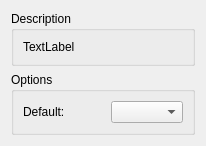
      <widget class="QWidget" name="pageDespeckling">
       <layout class="QVBoxLayout" name="verticalLayout_33">
        <item>
         <widget class="QGroupBox" name="groupBox_44">
          <property name="title">
           <string>Description</string>
          </property>
          <layout class="QVBoxLayout" name="verticalLayout_32">
           <item>
            <widget class="QLabel" name="lblApplyCutDescr_25">
             <property name="text">
              <string>TextLabel</string>
             </property>
             <property name="alignment">
              <set>Qt::AlignLeading|Qt::AlignLeft|Qt::AlignTop</set>
             </property>
             <property name="wordWrap">
              <bool>false</bool>
             </property>
             <property name="textInteractionFlags">
              <set>Qt::LinksAccessibleByMouse|Qt::TextSelectableByKeyboard|Qt::TextSelectableByMouse</set>
             </property>
            </widget>
           </item>
          </layout>
         </widget>
        </item>
        <item>
         <widget class="QGroupBox" name="optDespeckling">
          <property name="title">
           <string>Options</string>
          </property>
          <layout class="QFormLayout" name="formLayout_18">
           <item row="2" column="0">
            <widget class="QLabel" name="despecklingDefaultsLabel">
             <property name="text">
              <string>Default:</string>
             </property>
            </widget>
           </item>
           <item row="2" column="1">
            <layout class="QHBoxLayout" name="horizontalLayout_3">
             <item>
              <spacer name="horizontalSpacer_3">
               <property name="orientation">
                <enum>Qt::Horizontal</enum>
               </property>
               <property name="sizeHint" stdset="0">
                <size>
                 <width>40</width>
                 <height>20</height>
                </size>
               </property>
              </spacer>
             </item>
             <item>
              <widget class="QComboBox" name="despecklingDefaultsValue"/>
             </item>
            </layout>
           </item>
          </layout>
         </widget>
        </item>
       </layout>
      </widget>
